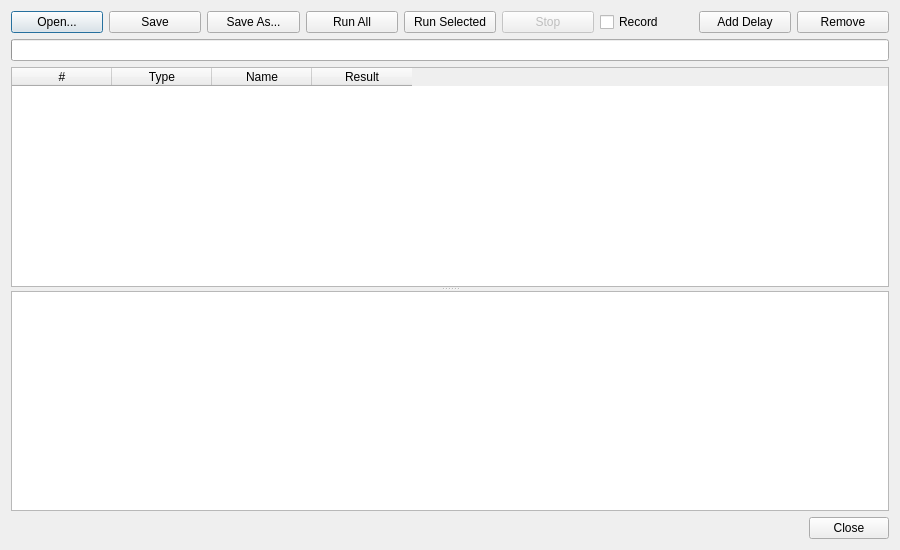
<?xml version="1.0" encoding="UTF-8"?>
<ui version="4.0">
 <class>MacroEditorDialog</class>
 <widget class="QDialog" name="MacroEditorDialog">
  <property name="windowTitle">
   <string>Macro Editor</string>
  </property>
  <property name="minimumSize">
   <size>
    <width>900</width>
    <height>550</height>
   </size>
  </property>
  <layout class="QVBoxLayout" name="verticalLayout">
   <item>
    <layout class="QHBoxLayout" name="toolbarLayout">
     <item>
      <widget class="QPushButton" name="openButton">
       <property name="text">
        <string>Open...</string>
       </property>
      </widget>
     </item>
     <item>
      <widget class="QPushButton" name="saveButton">
       <property name="text">
        <string>Save</string>
       </property>
      </widget>
     </item>
     <item>
      <widget class="QPushButton" name="saveAsButton">
       <property name="text">
        <string>Save As...</string>
       </property>
      </widget>
     </item>
     <item>
      <widget class="QPushButton" name="runAllButton">
       <property name="text">
        <string>Run All</string>
       </property>
      </widget>
     </item>
     <item>
      <widget class="QPushButton" name="runSelectedButton">
       <property name="text">
        <string>Run Selected</string>
       </property>
      </widget>
     </item>
     <item>
      <widget class="QPushButton" name="stopButton">
       <property name="text">
        <string>Stop</string>
       </property>
       <property name="enabled">
        <bool>false</bool>
       </property>
      </widget>
     </item>
     <item>
      <widget class="QCheckBox" name="recordCheck">
       <property name="text">
        <string>Record</string>
       </property>
      </widget>
     </item>
     <item>
      <widget class="QPushButton" name="addDelayButton">
       <property name="text">
        <string>Add Delay</string>
       </property>
      </widget>
     </item>
     <item>
      <widget class="QPushButton" name="removeButton">
       <property name="text">
        <string>Remove</string>
       </property>
      </widget>
     </item>
    </layout>
   </item>
   <item>
    <widget class="QProgressBar" name="progressBar"/>
   </item>
   <item>
    <widget class="QSplitter" name="splitter">
     <property name="orientation">
      <enum>Qt::Vertical</enum>
     </property>
     <widget class="QTableWidget" name="stepsTable">
      <column><property name="text"><string>#</string></property></column>
      <column><property name="text"><string>Type</string></property></column>
      <column><property name="text"><string>Name</string></property></column>
      <column><property name="text"><string>Result</string></property></column>
     </widget>
     <widget class="QPlainTextEdit" name="logEdit">
      <property name="readOnly">
       <bool>true</bool>
      </property>
     </widget>
    </widget>
   </item>
   <item>
    <widget class="QDialogButtonBox" name="buttonBox">
     <property name="standardButtons">
      <set>QDialogButtonBox::Close</set>
     </property>
    </widget>
   </item>
  </layout>
 </widget>
 <resources/>
 <connections/>
</ui>
